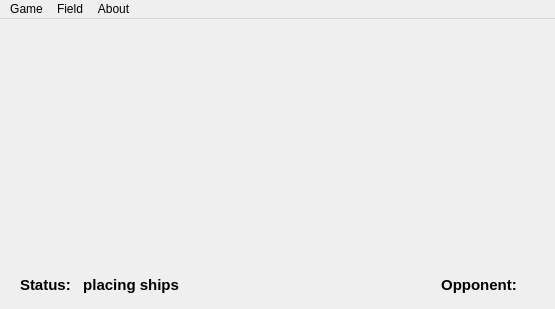
<?xml version="1.0" encoding="UTF-8"?>
<ui version="4.0">
 <class>MainWindow</class>
 <widget class="QMainWindow" name="MainWindow">
  <property name="geometry">
   <rect>
    <x>0</x>
    <y>0</y>
    <width>555</width>
    <height>309</height>
   </rect>
  </property>
  <property name="minimumSize">
   <size>
    <width>555</width>
    <height>309</height>
   </size>
  </property>
  <property name="maximumSize">
   <size>
    <width>555</width>
    <height>309</height>
   </size>
  </property>
  <property name="windowTitle">
   <string>Naval Fight</string>
  </property>
  <widget class="QWidget" name="centralWidget">
   <widget class="QLabel" name="labelStatus">
    <property name="geometry">
     <rect>
      <x>20</x>
      <y>250</y>
      <width>531</width>
      <height>31</height>
     </rect>
    </property>
    <property name="font">
     <font>
      <pointsize>11</pointsize>
      <weight>75</weight>
      <italic>false</italic>
      <bold>true</bold>
      <underline>false</underline>
      <strikeout>false</strikeout>
      <kerning>true</kerning>
     </font>
    </property>
    <property name="text">
     <string>Status:   placing ships</string>
    </property>
   </widget>
   <widget class="QLabel" name="labelOpponent">
    <property name="geometry">
     <rect>
      <x>320</x>
      <y>250</y>
      <width>201</width>
      <height>31</height>
     </rect>
    </property>
    <property name="font">
     <font>
      <pointsize>11</pointsize>
      <weight>75</weight>
      <italic>false</italic>
      <bold>true</bold>
      <underline>false</underline>
      <strikeout>false</strikeout>
      <kerning>true</kerning>
     </font>
    </property>
    <property name="text">
     <string>Opponent: </string>
    </property>
    <property name="alignment">
     <set>Qt::AlignRight|Qt::AlignTrailing|Qt::AlignVCenter</set>
    </property>
   </widget>
  </widget>
  <widget class="QMenuBar" name="menuBar">
   <property name="geometry">
    <rect>
     <x>0</x>
     <y>0</y>
     <width>555</width>
     <height>21</height>
    </rect>
   </property>
   <widget class="QMenu" name="menuFile">
    <property name="title">
     <string>Game</string>
    </property>
    <addaction name="actionStart"/>
    <addaction name="actionLeave"/>
    <addaction name="separator"/>
    <addaction name="actionQuit"/>
   </widget>
   <widget class="QMenu" name="menuField">
    <property name="title">
     <string>Field</string>
    </property>
    <addaction name="actionClear"/>
    <addaction name="actionRandom"/>
   </widget>
   <widget class="QMenu" name="menuAbout">
    <property name="title">
     <string>About</string>
    </property>
    <addaction name="actionAbout"/>
   </widget>
   <addaction name="menuFile"/>
   <addaction name="menuField"/>
   <addaction name="menuAbout"/>
  </widget>
  <action name="actionStart">
   <property name="text">
    <string>Start</string>
   </property>
   <property name="shortcut">
    <string>Ctrl+S</string>
   </property>
  </action>
  <action name="actionQuit">
   <property name="text">
    <string>Quit</string>
   </property>
   <property name="shortcut">
    <string>Ctrl+Q</string>
   </property>
  </action>
  <action name="actionClear">
   <property name="text">
    <string>Clear</string>
   </property>
   <property name="shortcut">
    <string>Ctrl+C</string>
   </property>
  </action>
  <action name="actionRandom">
   <property name="text">
    <string>Random</string>
   </property>
   <property name="shortcut">
    <string>Ctrl+R</string>
   </property>
  </action>
  <action name="actionLeave">
   <property name="text">
    <string>Leave</string>
   </property>
   <property name="shortcut">
    <string>Ctrl+L</string>
   </property>
  </action>
  <action name="actionAbout">
   <property name="text">
    <string>About SeaCraft</string>
   </property>
   <property name="shortcut">
    <string>Ctrl+A</string>
   </property>
  </action>
 </widget>
 <layoutdefault spacing="6" margin="11"/>
 <resources/>
 <connections/>
</ui>
